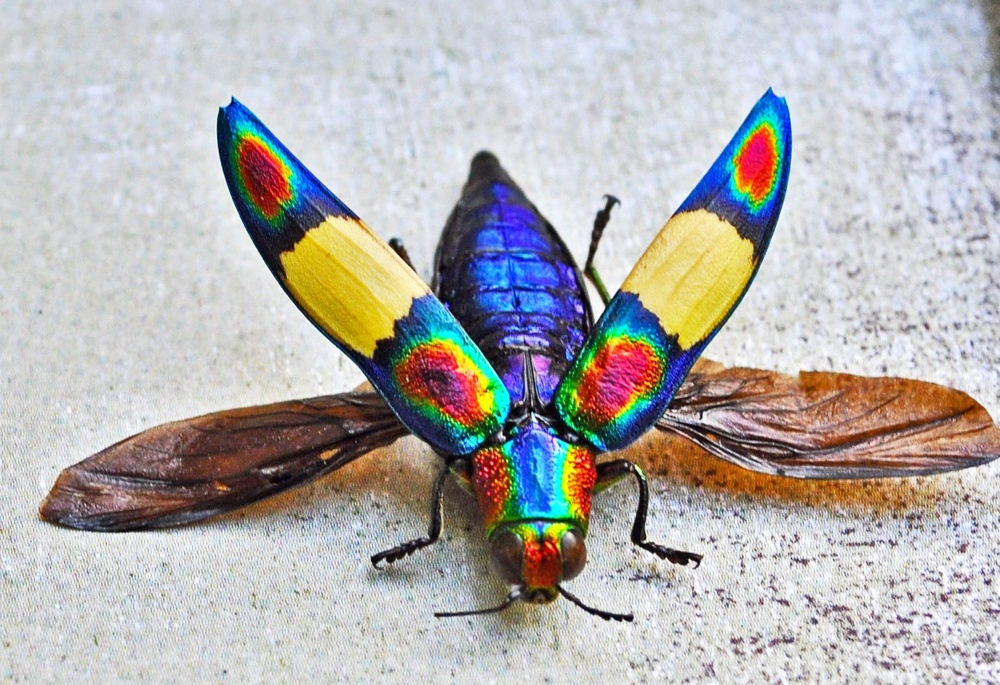
#> input picture DV lab2/insect.jpg, 1000 x 685 px, shrunk from 1499 x 1027 before the run
$ jupyter execute DV_lab_1to6.ipynb   (older library calls are emulated)
#> lines starting #> are read from the running program, lines starting #| are printed output that depends on the picture; after the words box and inside, x2 and y2 are one past the last pixel; in counts of white or black regions, pixels touching at a corner belong together
<h1>DATA VISUALIZATION LAB<h1>
<h1>Edge Detection Overview</h1>
<p>Edge detection is a technique used in image processing.</p>

<h2>Sobel Operator</h2>
<p>The Sobel operator calculates the gradient of the image intensity.</p>

<h3>Applications</h3>
<p>It is commonly used for detecting edges in images.</p>

<p>Edge convolution enhances edge features for better detection.</p>
<p>Combined with other techniques, it improves image analysis.</p>

[cell 1]
import cv2
import numpy as np
import matplotlib.pyplot as plt

[cell 2]
def sobel_edge_detection(image):
    # Convert to grayscale if the image is in color
    if len(image.shape) == 3:
        gray = cv2.cvtColor(image, cv2.COLOR_BGR2GRAY)
    else:
        gray = image

    # Apply Sobel operator
    sobel_x = cv2.Sobel(gray, cv2.CV_64F, 1, 0, ksize=5)
    sobel_y = cv2.Sobel(gray, cv2.CV_64F, 0, 1, ksize=5)

    # Calculate the magnitude of the gradient
    sobel_magnitude = np.sqrt(sobel_x**2 + sobel_y**2)
    sobel_magnitude = np.uint8(np.clip(sobel_magnitude, 0, 255))

    return sobel_magnitude

[cell 3]
# Load images
images = [cv2.imread('insect.jpg'), cv2.imread('butterfly.jpg'), cv2.imread('bird.jpg')]
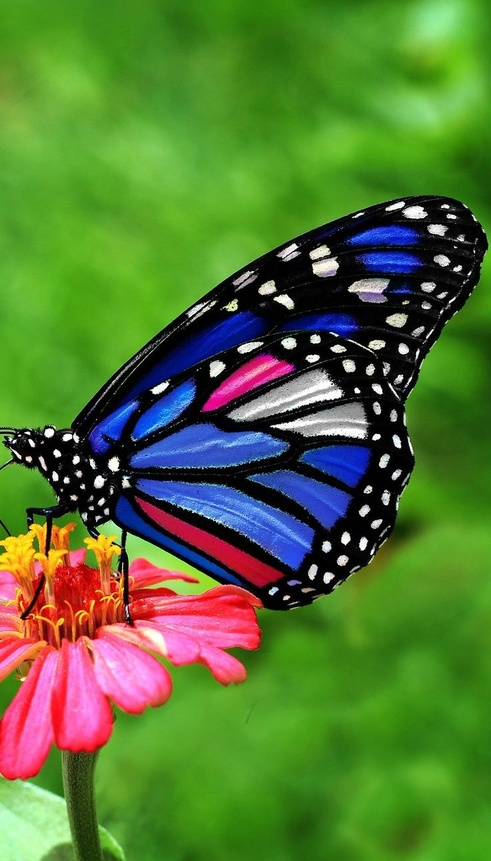
#> input picture DV lab2/butterfly.jpg, 491 x 861 px, shrunk from 736 x 1291 before the run
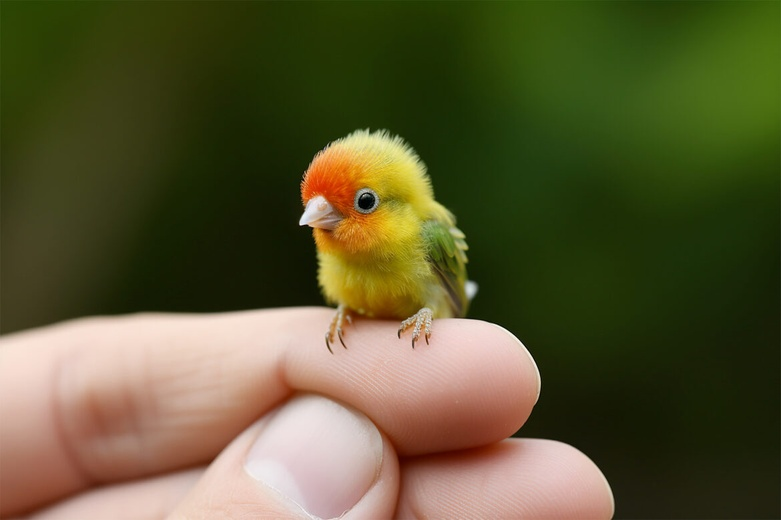
#> input picture DV lab2/bird.jpg, 781 x 520 px, shrunk from 1170 x 780 before the run
edges = [sobel_edge_detection(img) for img in images]
#> in sobel_edge_detection, image is the input picture: shape (685, 1000, 3); mean B, G, R 176.7, 177.5, 180.1
#> in sobel_edge_detection, image is the input picture: shape (861, 491, 3); mean B, G, R 52.2, 119.4, 83.9
#> in sobel_edge_detection, image is the input picture: shape (520, 781, 3); mean B, G, R 49.4, 86.8, 89.9
#> in sobel_edge_detection (call 3), `sobel_magnitude = np.uint8(np.clip(sobel_magnitude, 0, 255))`:
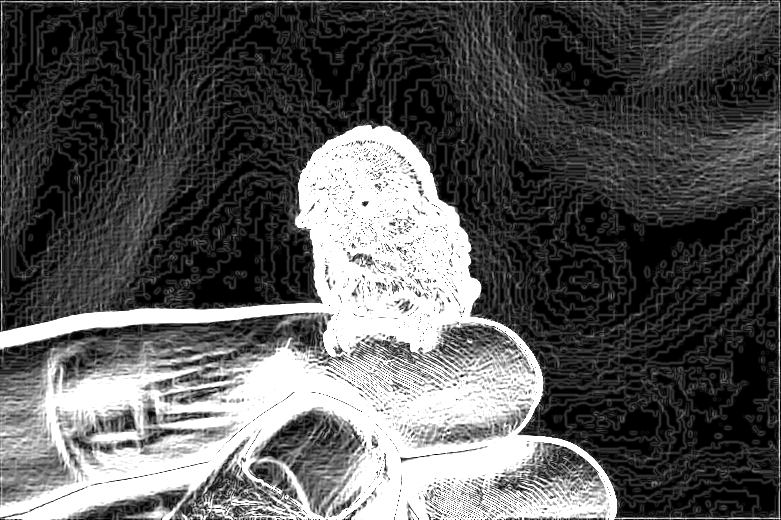
#> sobel_magnitude: shape (520, 781); min 0, max 255, mean 88.8
#> edges = 3 items

[cell 4]
def display_images(original, edges):
    plt.figure(figsize=(12, 6))
    for i, (orig, edge) in enumerate(zip(original, edges)):
        plt.subplot(2, len(original), i + 1)
        plt.imshow(cv2.cvtColor(orig, cv2.COLOR_BGR2RGB))
        plt.title('Original Image')
        plt.axis('off')

        plt.subplot(2, len(original), i + 1 + len(original))
        plt.imshow(edge, cmap='gray')
        plt.title('Sobel Edge Image')
        plt.axis('off')
#> this loop made 3 passes

    plt.tight_layout()
    plt.show()
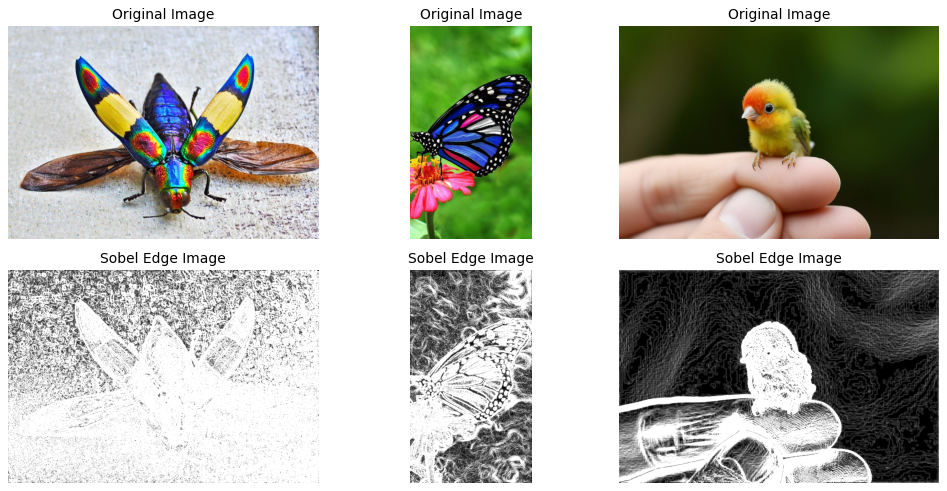
#> figure drawn by matplotlib, 6 panels

display_images(images, edges)

<h1>Gaussian Blurring and Grayscale Conversion</h1>
<p>Gaussian blurring is a technique used to reduce noise and detail in an image.</p>

<h2>Gaussian Blur</h2>
<p>This method applies a Gaussian function to smooth the image.</p>

<h3>Applications</h3>
<p>Gaussian blur is commonly used in preprocessing images for edge detection.</p>

<p>It helps in reducing high-frequency noise and preserving low-frequency structures.</p>
<p>Grayscale conversion simplifies the image data, reducing it to a single channel.</p>

[cell 5]
import cv2
import numpy as np
import matplotlib.pyplot as plt

[cell 6]
def convert_to_gray(image):
    return cv2.cvtColor(image, cv2.COLOR_BGR2GRAY)

def apply_gaussian_blur(image, kernel_size=(5, 5)):
    return cv2.GaussianBlur(image, kernel_size, 0)

[cell 7]
# Load images (replace with your actual file paths)
image_paths = ['insect.jpg', 'butterfly.jpg', 'bird.jpg']
images = [cv2.imread(img_path) for img_path in image_paths]
#> images = 3 items

# Prepare lists to hold the processed images
gray_images = []
blurred_images = []

for img in images:
    gray_img = convert_to_gray(img)
    blurred_img = apply_gaussian_blur(gray_img)

    gray_images.append(gray_img)
    blurred_images.append(blurred_img)
#> after the loop, blurred_images = 3 items; gray_images = 3 items

[cell 8]
def display_images(original, gray, blurred):
    plt.figure(figsize=(15, 5))
    for i in range(len(original)):
        # Original image
        plt.subplot(3, len(original), i + 1)
        plt.imshow(cv2.cvtColor(original[i], cv2.COLOR_BGR2RGB))
        plt.title('Original Image')
        plt.axis('off')

        # Grayscale image
        plt.subplot(3, len(original), len(original) + i + 1)
        plt.imshow(gray[i], cmap='gray')
        plt.title('Grayscale Image')
        plt.axis('off')

        # Blurred image
        plt.subplot(3, len(original), 2 * len(original) + i + 1)
        plt.imshow(blurred[i], cmap='gray')
        plt.title('Blurred Image')
        plt.axis('off')

    plt.tight_layout()
    plt.show()

# Display the images
display_images(images, gray_images, blurred_images)

<h1>Text Analysis with Gabor Filter</h1>
<p>The Gabor filter is a powerful tool for texture analysis in images.</p>

<h2>Gabor Filter Overview</h2>
<p>This filter combines Gaussian smoothing with a sinusoidal wave to extract features.</p>

<h3>Applications</h3>
<p>Gabor filters are commonly used in text analysis for feature extraction.</p>

<p>They are effective in capturing spatial frequency information and orientation.</p>
<p>Text recognition systems often use Gabor filters to enhance character features.</p>

[cell 9]
import cv2
import numpy as np
import matplotlib.pyplot as plt

[cell 10]
def gabor_filter(image, ksize=21, sigma=5.0, theta=0, lambd=10.0, gamma=0.5, psi=0):
    # Create Gabor filter kernel
    kernel = cv2.getGaborKernel((ksize, ksize), sigma, theta, lambd, gamma, psi, ktype=cv2.CV_32F)

    # Apply the Gabor filter to the image
    filtered_image = cv2.filter2D(image, cv2.CV_8UC3, kernel)

    return filtered_image

[cell 11]
# Load images (replace with your actual file paths)
image_paths = ['insect.jpg', 'butterfly.jpg', 'bird.jpg']
images = [cv2.imread(img_path) for img_path in image_paths]

# Prepare a list to hold the filtered images
gabor_images = []

for img in images:
    gray_img = cv2.cvtColor(img, cv2.COLOR_BGR2GRAY)  # Convert to grayscale
    filtered_img = gabor_filter(gray_img)  # Apply Gabor filter
    gabor_images.append(filtered_img)
#> after the loop, gabor_images = 3 items

[cell 12]
def display_images(original, filtered):
    plt.figure(figsize=(15, 5))
    for i in range(len(original)):
        # Original image
        plt.subplot(2, len(original), i + 1)
        plt.imshow(cv2.cvtColor(original[i], cv2.COLOR_BGR2RGB))
        plt.title('Original Image')
        plt.axis('off')

        # Gabor filtered image
        plt.subplot(2, len(original), len(original) + i + 1)
        plt.imshow(filtered[i], cmap='gray')
        plt.title('Gabor Filtered Image')
        plt.axis('off')

    plt.tight_layout()
    plt.show()

# Display the images
display_images(images, gabor_images)

<h1>Laplacian Edge Detection</h1>
<p>Laplacian edge detection is a technique used to identify regions of rapid intensity change in images.</p>

<h2>Laplacian Operator Overview</h2>
<p>This operator calculates the second derivative of the image intensity.</p>

<h3>Applications</h3>
<p>Laplacian edge detection is widely used in image processing for detecting edges.</p>

<p>It is particularly effective in highlighting areas with strong transitions.</p>
<p>This method is often combined with other edge detection techniques for better results.</p>

[cell 13]
import cv2
import numpy as np
import matplotlib.pyplot as plt

[cell 14]
def laplacian_edge_detection(image):
    # Convert the image to grayscale
    gray_image = cv2.cvtColor(image, cv2.COLOR_BGR2GRAY)

    # Apply Laplacian operator
    laplacian = cv2.Laplacian(gray_image, cv2.CV_64F)

    # Convert back to uint8
    laplacian = cv2.convertScaleAbs(laplacian)

    return laplacian

[cell 15]
# Load images
image_paths = ['insect.jpg', 'butterfly.jpg', 'bird.jpg']
images = [cv2.imread(img_path) for img_path in image_paths]

# Prepare a list to hold the edge-detected images
edge_images = []

for img in images:
    edge_img = laplacian_edge_detection(img)  # Apply Laplacian edge detection
    edge_images.append(edge_img)
#> after the loop, edge_images = 3 items

[cell 16]
def display_images(original, edges):
    plt.figure(figsize=(15, 5))
    for i in range(len(original)):
        # Original image
        plt.subplot(2, len(original), i + 1)
        plt.imshow(cv2.cvtColor(original[i], cv2.COLOR_BGR2RGB))
        plt.title('Original Image')
        plt.axis('off')

        # Edge-detected image
        plt.subplot(2, len(original), len(original) + i + 1)
        plt.imshow(edges[i], cmap='gray')
        plt.title('Laplacian Edge Detection')
        plt.axis('off')

    plt.tight_layout()
    plt.show()

# Display the images
display_images(images, edge_images)

<h1>Frequency Domain Analysis using Fourier Transform</h1>
<p>The Fourier transform is a mathematical technique used to analyze the frequency components of signals and images.</p>

<h2>Fourier Transform Overview</h2>
<p>This transform converts a signal from the time domain into the frequency domain.</p>

<h3>Applications</h3>
<p>Frequency domain analysis is widely used in image processing for filtering and compression.</p>

<p>It helps in identifying periodic patterns and noise in images.</p>
<p>Fourier transform techniques are fundamental in various fields, including signal processing and telecommunications.</p>

[cell 17]
import cv2
import numpy as np
import matplotlib.pyplot as plt

[cell 18]
def fourier_transform(image):
    # Convert the image to grayscale
    gray_image = cv2.cvtColor(image, cv2.COLOR_BGR2GRAY)

    # Apply Fourier Transform
    f_transform = np.fft.fft2(gray_image)

    # Shift the zero-frequency component to the center
    f_transform_shifted = np.fft.fftshift(f_transform)

    # Calculate magnitude spectrum
    magnitude_spectrum = np.log(np.abs(f_transform_shifted) + 1)  # Adding 1 to avoid log(0)

    return magnitude_spectrum

[cell 19]
# Load images (replace with your actual file paths)
image_paths = ['insect.jpg', 'butterfly.jpg', 'bird.jpg']
images = [cv2.imread(img_path) for img_path in image_paths]

# Prepare a list to hold the frequency domain representations
frequency_images = []

for img in images:
    freq_img = fourier_transform(img)  # Apply Fourier Transform
    frequency_images.append(freq_img)
#> this loop made 3 passes
#> pass 3, in fourier_transform (call 3), `magnitude_spectrum = np.log(np.abs(f_transform_shifted) + 1)`:
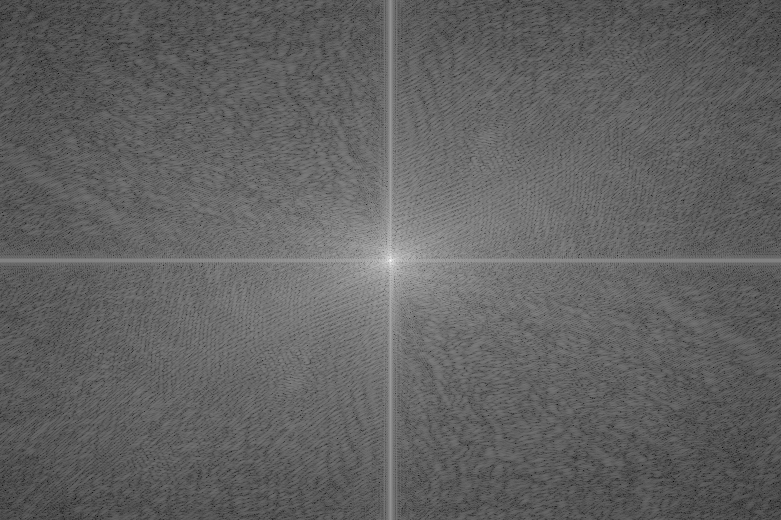
#> magnitude_spectrum: shape (520, 781) float64; min 0.957, max 17.34, mean 7.27; drawn with min black and max white
#> after the loop, frequency_images = 3 items

[cell 20]
def display_images(original, frequency):
    plt.figure(figsize=(15, 5))
    for i in range(len(original)):
        # Original image
        plt.subplot(2, len(original), i + 1)
        plt.imshow(cv2.cvtColor(original[i], cv2.COLOR_BGR2RGB))
        plt.title('Original Image')
        plt.axis('off')

        # Frequency domain image
        plt.subplot(2, len(original), len(original) + i + 1)
        plt.imshow(frequency[i], cmap='gray')
        plt.title('Frequency Domain (Magnitude Spectrum)')
        plt.axis('off')

    plt.tight_layout()
    plt.show()

# Display the images
display_images(images, frequency_images)

<h1>Non-Maximum Suppression for Thinning</h1>
<p>Non-maximum suppression is a technique used in image processing to refine edge detection.</p>

<h2>Overview</h2>
<p>This method aims to thin detected edges by retaining only the local maxima.</p>

<h3>Applications</h3>
<p>Non-maximum suppression is commonly used after gradient calculation in edge detection algorithms.</p>

<p>It helps in reducing thick edges to single-pixel-wide lines, improving edge representation.</p>
<p>This technique is essential in applications like computer vision and object detection.</p>

[cell 21]
import cv2
import numpy as np
import matplotlib.pyplot as plt

def non_maximum_suppression(gradient_magnitude, gradient_direction):
    Z = np.zeros_like(gradient_magnitude)
    height, width = gradient_magnitude.shape

    for y in range(1, height - 1):
        for x in range(1, width - 1):
            angle = gradient_direction[y, x]
            if angle < 0:
                angle += 180

            neighbor1, neighbor2 = 0, 0  # Initialize neighbors
            if (0 <= angle < 22.5) or (157.5 <= angle <= 180):
                neighbor1 = gradient_magnitude[y, x + 1]
                neighbor2 = gradient_magnitude[y, x - 1]
            elif 22.5 <= angle < 67.5:
                neighbor1 = gradient_magnitude[y + 1, x - 1]
                neighbor2 = gradient_magnitude[y - 1, x + 1]
            elif 67.5 <= angle < 112.5:
                neighbor1 = gradient_magnitude[y + 1, x]
                neighbor2 = gradient_magnitude[y - 1, x]
            elif 112.5 <= angle < 157.5:
                neighbor1 = gradient_magnitude[y - 1, x - 1]
                neighbor2 = gradient_magnitude[y + 1, x + 1]

            if gradient_magnitude[y, x] >= neighbor1 and gradient_magnitude[y, x] >= neighbor2:
                Z[y, x] = gradient_magnitude[y, x]

    return Z

# Load images (replace with your actual file paths)
image_paths = ['insect.jpg', 'butterfly.jpg', 'bird.jpg']
images = [cv2.imread(img_path) for img_path in image_paths]

# Check if images are loaded correctly
for i, img in enumerate(images):
    if img is None:
        print(f"Error loading image at index {i}: {image_paths[i]}")

nms_images = []

for img in images:
    gray_img = cv2.cvtColor(img, cv2.COLOR_BGR2GRAY)
    edges = cv2.Canny(gray_img, 100, 200)

    gradient_magnitude = cv2.magnitude(cv2.Sobel(gray_img, cv2.CV_64F, 1, 0, ksize=5),
                                       cv2.Sobel(gray_img, cv2.CV_64F, 0, 1, ksize=5))
    gradient_direction = cv2.phase(cv2.Sobel(gray_img, cv2.CV_64F, 1, 0, ksize=5),
                                   cv2.Sobel(gray_img, cv2.CV_64F, 0, 1, ksize=5), angleInDegrees=True)

    nms_img = non_maximum_suppression(gradient_magnitude, gradient_direction)
    nms_images.append(nms_img)
#> this loop made 3 passes
#> (height in non_maximum_suppression, width in non_maximum_suppression) on passes 1 to 3: (685, 1000), (861, 491), (520, 781)
#> pass 1, `edges = cv2.Canny(gray_img, 100, 200)`:
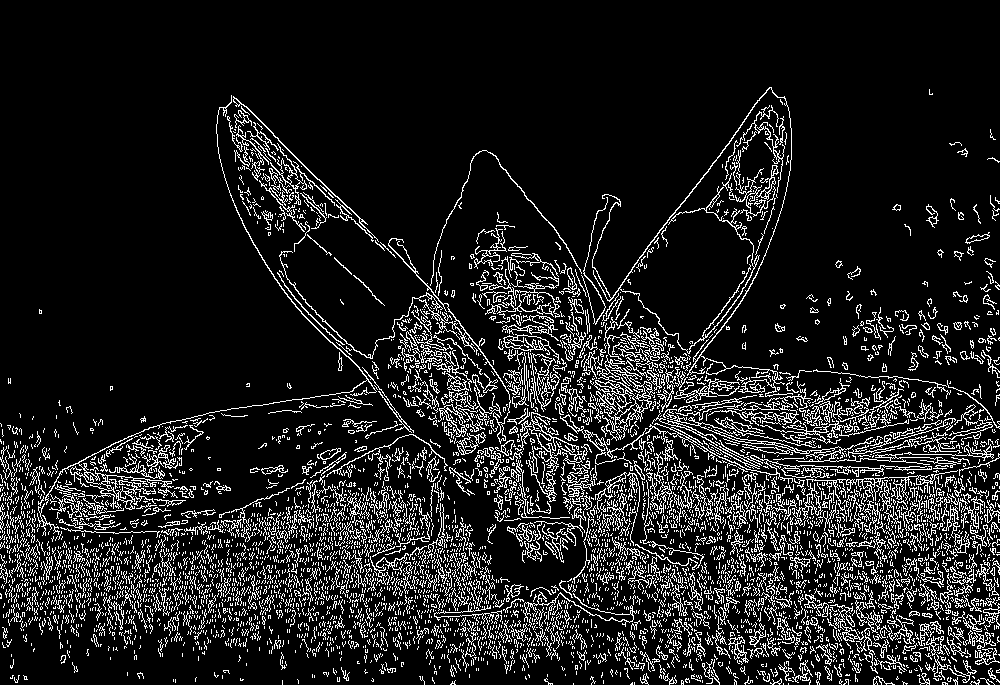
#> edges: shape (685, 1000); 12.1% white in thin lines or dots, all inside (x1, y1, x2, y2) = (0, 87, 1000, 685)
#> pass 1, `gradient_direction = cv2.phase(cv2.Sobel(gray_img, cv2.CV_64F, 1, 0, k..`:
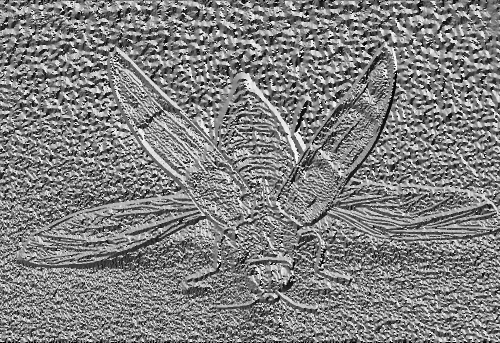
#> gradient_direction: shape (685, 1000) float64 (shown at 1/2 size); min 0, max 360, mean 181.7; drawn with min black and max white
#> pass 2, `edges = cv2.Canny(gray_img, 100, 200)`:
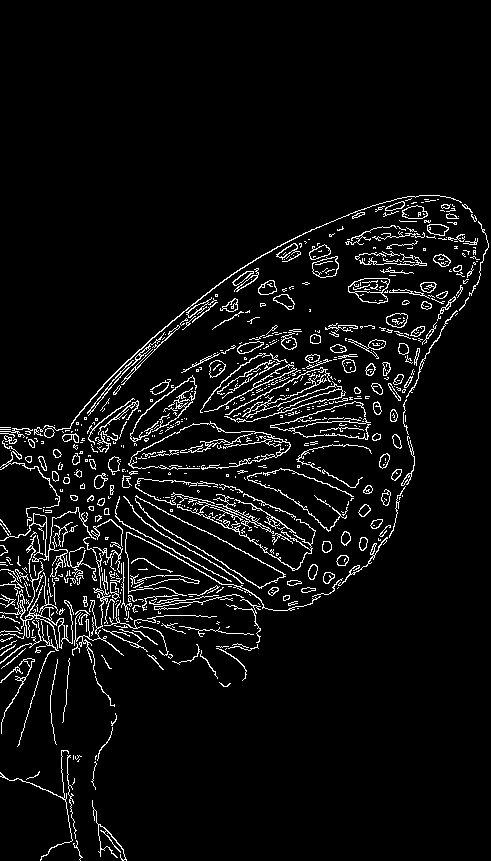
#> edges: shape (861, 491); 5.5% white in thin lines or dots, all inside (x1, y1, x2, y2) = (0, 195, 489, 861)
#> after the loop, nms_images = 3 items

# Check lengths before displaying
print(f"Number of original images: {len(images)}")
#| Number of original images: 3
print(f"Number of NMS images: {len(nms_images)}")
#| Number of NMS images: 3

def display_images(original, nms):
    plt.figure(figsize=(15, 5))
    for i in range(len(original)):
        plt.subplot(2, len(original), i + 1)
        plt.imshow(cv2.cvtColor(original[i], cv2.COLOR_BGR2RGB))
        plt.title('Original Image')
        plt.axis('off')

        plt.subplot(2, len(original), len(original) + i + 1)
        plt.imshow(nms[i], cmap='gray')
        plt.title('Non-Maximum Suppression')
        plt.axis('off')

    plt.tight_layout()
    plt.show()
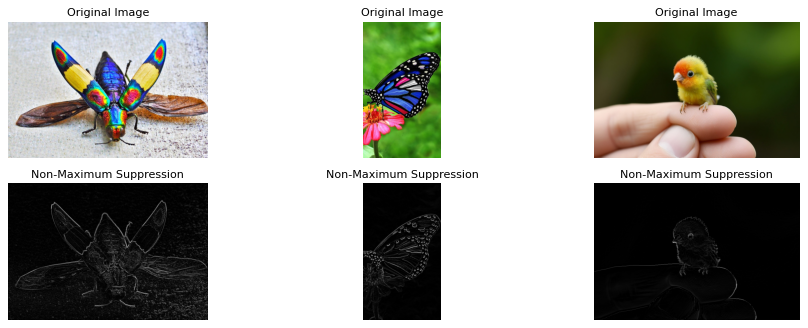
#> figure drawn by matplotlib, 6 panels

# Only display if lengths match
if len(images) == len(nms_images):
    display_images(images, nms_images)
else:
    print("Mismatch in number of images. Cannot display.")
